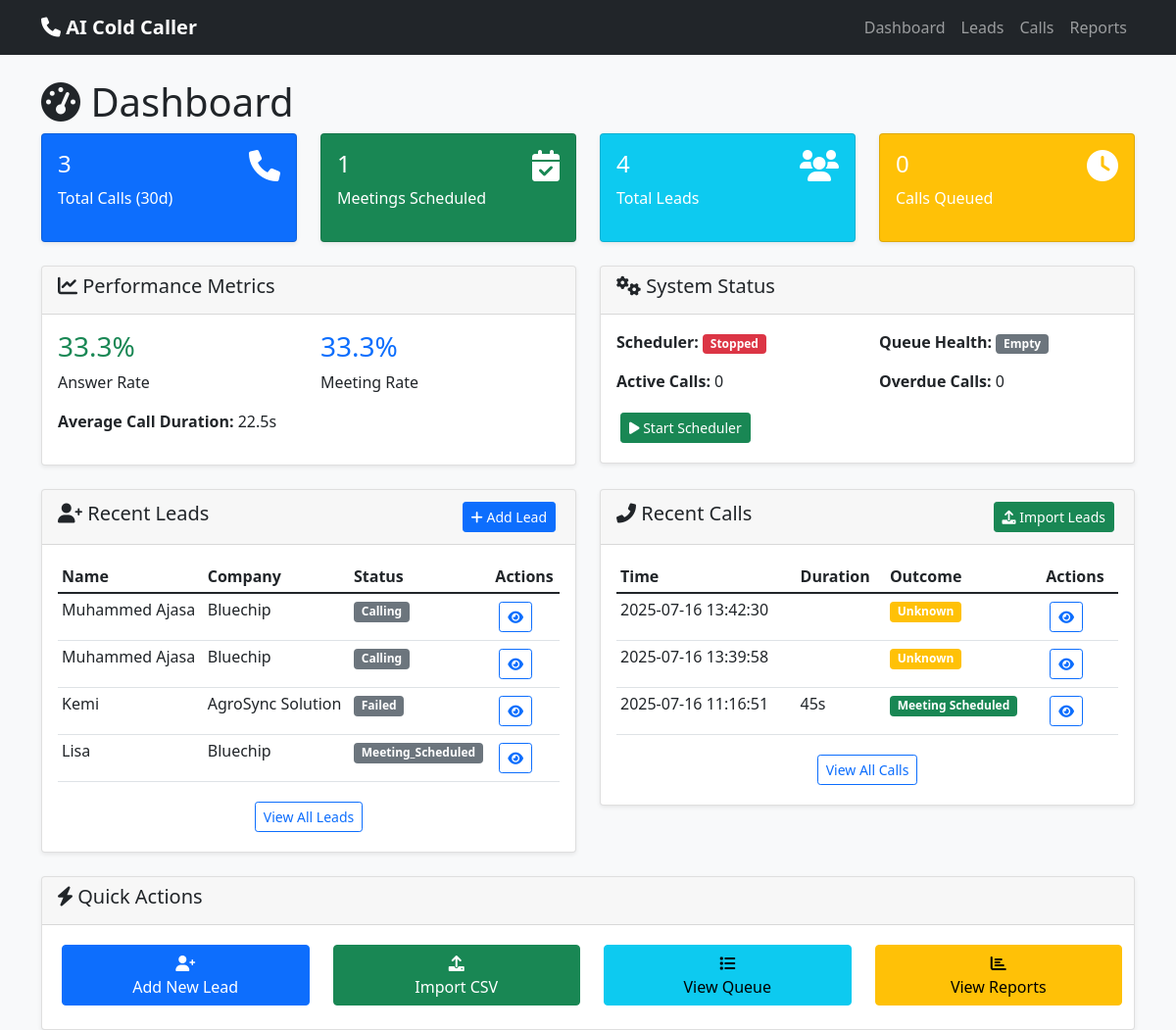
The page / on the database its author committed.
### database/models.py (models this page shows, shortened)
class Lead(Base):
    __tablename__ = 'leads'
    id = Column(Integer, primary_key=True)
    name = Column(String(100), nullable=False)
    phone = Column(String(20), nullable=False, unique=True)
    email = Column(String(100))
    company = Column(String(100))
    industry = Column(String(50))
    title = Column(String(100))
    status = Column(String(20), default='pending')  # pending, calling, called, scheduled, failed, not_interested
    priority = Column(Integer, default=1)  # 1=low, 2=medium, 3=high
    source = Column(String(50))  # csv_import, manual, api, etc.
    notes = Column(Text)
    created_at = Column(DateTime, default=datetime.utcnow)
    updated_at = Column(DateTime, default=datetime.utcnow, onupdate=datetime.utcnow)
    last_called = Column(DateTime)
    call_records = relationship("CallRecord", back_populates="lead", cascade="all, delete-orphan")
    queue_entries = relationship("CallQueue", back_populates="lead", cascade="all, delete-orphan")

class CallRecord(Base):
    __tablename__ = 'call_records'
    id = Column(Integer, primary_key=True)
    lead_id = Column(Integer, ForeignKey('leads.id'), nullable=False)
    twilio_call_sid = Column(String(50), unique=True)
    status = Column(String(20), default='initiated')  # initiated, ringing, answered, completed, failed
    duration = Column(Integer)  # seconds
    outcome = Column(String(30))  # answered, no_answer, busy, meeting_scheduled, rejected, etc.
    transcript = Column(Text)
    ai_summary = Column(Text)
    conversation_turns = Column(Integer, default=0)
    engagement_score = Column(Float)
    google_meet_link = Column(String(200))
    meeting_scheduled_time = Column(DateTime)
    called_at = Column(DateTime, default=datetime.utcnow)
    answered_at = Column(DateTime)
    ended_at = Column(DateTime)
    notes = Column(Text)
    recording_url = Column(String(200))
    lead = relationship("Lead", back_populates="call_records")

### web/dashboard.py (the view)
@app.route('/')
def dashboard():
    try:
        call_stats = get_call_statistics(days=30)
        lead_stats = get_lead_statistics()
        queue_stats = queue_manager.get_queue_statistics()
        scheduler_status = call_scheduler.get_status()
        recent_leads = get_all_leads(limit=10, order_by="created_at")
        recent_calls = get_call_records(limit=10)
        return render_template('dashboard.html',
            call_stats=call_stats,
            lead_stats=lead_stats,
            queue_stats=queue_stats,
            scheduler_status=scheduler_status,
            recent_leads=recent_leads,
            recent_calls=recent_calls
        )
    except Exception as e:
        logger.error(f"Dashboard error: {e}")
        flash(f'Error loading dashboard: {str(e)}', 'error')
        return render_template('error.html', error=str(e))

### web/templates/dashboard.html (shortened to what this page needs)
{% extends "base.html" %}
{% block content %}
<div class="row">
    <div class="col-12">
        <h1><i class="fas fa-tachometer-alt"></i> Dashboard</h1>
    </div>
</div>
<div class="row mb-4">
    <div class="col-md-3">
        <div class="card bg-primary text-white">
            <div class="card-body">
                <div class="d-flex justify-content-between">
                    <div>
                        <h4>{{ call_stats.total_calls or 0 }}</h4>
                        <p>Total Calls (30d)</p>
                    </div>
                    <div>
                        <i class="fas fa-phone fa-2x"></i>
                    </div>
                </div>
            </div>
        </div>
    </div>
    <div class="col-md-3">
        <div class="card bg-success text-white">
            <div class="card-body">
                <div class="d-flex justify-content-between">
                    <div>
                        <h4>{{ call_stats.meetings_scheduled or 0 }}</h4>
                        <p>Meetings Scheduled</p>
                    </div>
                    <div>
                        <i class="fas fa-calendar-check fa-2x"></i>
                    </div>
                </div>
            </div>
        </div>
    </div>
    <div class="col-md-3">
        <div class="card bg-info text-white">
            <div class="card-body">
                <div class="d-flex justify-content-between">
                    <div>
                        <h4>{{ lead_stats.total_leads or 0 }}</h4>
                        <p>Total Leads</p>
                    </div>
                    <div>
                        <i class="fas fa-users fa-2x"></i>
                    </div>
                </div>
            </div>
        </div>
    </div>
    <div class="col-md-3">
        <div class="card bg-warning text-white">
            <div class="card-body">
                <div class="d-flex justify-content-between">
                    <div>
                        <h4>{{ queue_stats.total_pending or 0 }}</h4>
                        <p>Calls Queued</p>
                    </div>
                    <div>
                        <i class="fas fa-clock fa-2x"></i>
                    </div>
                </div>
            </div>
        </div>
    </div>
</div>
<div class="row mb-4">
    <div class="col-md-6">
        <div class="card">
            <div class="card-header">
                <h5><i class="fas fa-chart-line"></i> Performance Metrics</h5>
            </div>
            <div class="card-body">
                <div class="row">
                    <div class="col-6">
                        <h3 class="text-success">{{ call_stats.answer_rate or 0 }}%</h3>
                        <p>Answer Rate</p>
                    </div>
                    <div class="col-6">
                        <h3 class="text-primary">{{ call_stats.meeting_rate or 0 }}%</h3>
                        <p>Meeting Rate</p>
                    </div>
                </div>
                <div class="row">
                    <div class="col-12">
                        <p><strong>Average Call Duration:</strong> {{ call_stats.avg_call_duration | duration }}</p>
                    </div>
                </div>
            </div>
        </div>
    </div>
    <div class="col-md-6">
        <div class="card">
            <div class="card-header">
                <h5><i class="fas fa-cogs"></i> System Status</h5>
            </div>
            <div class="card-body">
                <div class="row">
                    <div class="col-6">
                        <p><strong>Scheduler:</strong>
                            {% if scheduler_status.running %}
                                <span class="badge bg-success">Running</span>
                            {% else %}
                                <span class="badge bg-danger">Stopped</span>
                            {% endif %}
                        </p>
                        <p><strong>Active Calls:</strong> {{ scheduler_status.active_calls or 0 }}</p>
                    </div>
                    <div class="col-6">
                        <p><strong>Queue Health:</strong>
                            {% set health = queue_stats.queue_health or 'unknown' %}
                            {% if health == 'healthy' %}
                                <span class="badge bg-success">{{ health.title() }}</span>
                            {% elif health == 'warning' %}
                                <span class="badge bg-warning">{{ health.title() }}</span>
                            {% elif health == 'critical' %}
                                <span class="badge bg-danger">{{ health.title() }}</span>
                            {% else %}
                                <span class="badge bg-secondary">{{ health.title() }}</span>
                            {% endif %}
                        </p>
                        <p><strong>Overdue Calls:</strong> {{ queue_stats.overdue_calls or 0 }}</p>
                    </div>
                </div>
                <div class="row">
                    <div class="col-12">
                        {% if not scheduler_status.running %}
                            <form method="POST" action="{{ url_for('start_scheduler') }}" class="d-inline">
                                <button type="submit" class="btn btn-success btn-sm">
                                    <i class="fas fa-play"></i> Start Scheduler
                                </button>
                            </form>
                        {% else %}
                            <form method="POST" action="{{ url_for('stop_scheduler') }}" class="d-inline">
                                <button type="submit" class="btn btn-danger btn-sm">
                                    <i class="fas fa-stop"></i> Stop Scheduler
                                </button>
                            </form>
                        {% endif %}
                    </div>
                </div>
            </div>
        </div>
    </div>
</div>
<div class="row">
    <div class="col-md-6">
        <div class="card">
            <div class="card-header d-flex justify-content-between align-items-center">
                <h5><i class="fas fa-user-plus"></i> Recent Leads</h5>
                <a href="{{ url_for('new_lead') }}" class="btn btn-primary btn-sm">
                    <i class="fas fa-plus"></i> Add Lead
                </a>
            </div>
            <div class="card-body">
                {% if recent_leads %}
                    <div class="table-responsive">
                        <table class="table table-sm">
                            <thead>
                                <tr>
                                    <th>Name</th>
                                    <th>Company</th>
                                    <th>Status</th>
                                    <th>Actions</th>
                                </tr>
                            </thead>
                            <tbody>
                                {% for lead in recent_leads[:5] %}
                                <tr>
                                    <td>{{ lead.name }}</td>
                                    <td>{{ lead.company or '-' }}</td>
                                    <td>
                                        <span class="badge bg-{{ 'success' if lead.status == 'scheduled' else 'warning' if lead.status == 'pending' else 'secondary' }}">
                                            {{ lead.status.title() }}
                                        </span>
                                    </td>
                                    <td>
                                        <a href="{{ url_for('lead_detail', lead_id=lead.id) }}" class="btn btn-sm btn-outline-primary">
                                            <i class="fas fa-eye"></i>
                                        </a>
                                    </td>
                                </tr>
                                {% endfor %}
                            </tbody>
                        </table>
                    </div>
                    <div class="text-center">
                        <a href="{{ url_for('leads_list') }}" class="btn btn-outline-primary btn-sm">View All Leads</a>
                    </div>
                {% else %}
                    <p class="text-muted">No leads yet. <a href="{{ url_for('new_lead') }}">Add your first lead</a></p>
                {% endif %}
            </div>
        </div>
    </div>
    <div class="col-md-6">
        <div class="card">
            <div class="card-header d-flex justify-content-between align-items-center">
                <h5><i class="fas fa-phone-alt"></i> Recent Calls</h5>
                <a href="{{ url_for('upload_leads') }}" class="btn btn-success btn-sm">
                    <i class="fas fa-upload"></i> Import Leads
                </a>
            </div>
            <div class="card-body">
                {% if recent_calls %}
                    <div class="table-responsive">
                        <table class="table table-sm">
                            <thead>
                                <tr>
                                    <th>Time</th>
                                    <th>Duration</th>
                                    <th>Outcome</th>
                                    <th>Actions</th>
                                </tr>
                            </thead>
                            <tbody>
                                {% for call in recent_calls[:5] %}
                                <tr>
                                    <td>{{ call.called_at | datetime }}</td>
                                    <td>{{ call.duration | duration }}</td>
                                    <td>
                                        <span class="badge bg-{{ 'success' if call.outcome == 'meeting_scheduled' else 'info' if call.outcome == 'answered' else 'warning' }}">
                                            {{ call.outcome.replace('_', ' ').title() if call.outcome else 'Unknown' }}
                                        </span>
                                    </td>
                                    <td>
                                        <a href="{{ url_for('lead_detail', lead_id=call.lead_id) }}" class="btn btn-sm btn-outline-primary">
                                            <i class="fas fa-eye"></i>
                                        </a>
                                    </td>
                                </tr>
                                {% endfor %}
                            </tbody>
                        </table>
                    </div>
                    <div class="text-center">
                        <a href="{{ url_for('calls_list') }}" class="btn btn-outline-primary btn-sm">View All Calls</a>
                    </div>
                {% else %}
                    <p class="text-muted">No calls yet. Calls will appear here once you start making them.</p>
                {% endif %}
            </div>
        </div>
    </div>
</div>
<div class="row mt-4">
    <div class="col-12">
        <div class="card">
            <div class="card-header">
                <h5><i class="fas fa-bolt"></i> Quick Actions</h5>
            </div>
            <div class="card-body">
                <div class="row">
                    <div class="col-md-3">
                        <a href="{{ url_for('new_lead') }}" class="btn btn-primary w-100 mb-2">
                            <i class="fas fa-user-plus"></i><br>Add New Lead
                        </a>
                    </div>
                    <div class="col-md-3">
                        <a href="{{ url_for('upload_leads') }}" class="btn btn-success w-100 mb-2">
                            <i class="fas fa-upload"></i><br>Import CSV
                        </a>
                    </div>
                    <div class="col-md-3">
                        <a href="{{ url_for('queue_status') }}" class="btn btn-info w-100 mb-2">
                            <i class="fas fa-list"></i><br>View Queue
                        </a>
                    </div>
                    <div class="col-md-3">
                        <a href="{{ url_for('reports') }}" class="btn btn-warning w-100 mb-2">
                            <i class="fas fa-chart-bar"></i><br>View Reports
                        </a>
                    </div>
                </div>
            </div>
        </div>
    </div>
</div>
{% endblock %}

### web/templates/base.html (shortened to what this page needs)
<!DOCTYPE html>
<html lang="en">
<head>
    <link href="https://cdn.jsdelivr.net/npm/bootstrap@5.1.3/dist/css/bootstrap.min.css" rel="stylesheet">
    <link href="https://cdnjs.cloudflare.com/ajax/libs/font-awesome/6.0.0/css/all.min.css" rel="stylesheet">
</head>
<body>
    <nav class="navbar navbar-expand-lg navbar-dark bg-dark">
        <div class="container">
            <a class="navbar-brand" href="/">
                <i class="fas fa-phone"></i> AI Cold Caller
            </a>
            <div class="navbar-nav ms-auto">
                <a class="nav-link" href="/">Dashboard</a>
                <a class="nav-link" href="/leads">Leads</a>
                <a class="nav-link" href="/calls">Calls</a>
                <a class="nav-link" href="/reports">Reports</a>
            </div>
        </div>
    </nav>
    <div class="container mt-4">
        {% block content %}{% endblock %}
    </div>
</body>
</html>

### rows shown on the page
Lead: name "Muhammed Ajasa", company "Bluechip", status "Calling"
Lead: name "Muhammed Ajasa", company "Bluechip", status "Calling"
Lead: name "Kemi", company "AgroSync Solution", status "Failed"
Lead: name "Lisa", company "Bluechip", status "Meeting_Scheduled"
CallRecord: called_at "2025-07-16 13:42:30", outcome.replace "Unknown"
CallRecord: called_at "2025-07-16 13:39:58", outcome.replace "Unknown"
CallRecord: called_at "2025-07-16 11:16:51", duration|duration "45s", outcome.replace "Meeting Scheduled"

### other values the page prints
{{ call_stats.total_calls or 0 }} "3"
{{ call_stats.meetings_scheduled or 0 }} "1"
{{ lead_stats.total_leads or 0 }} "4"
{{ queue_stats.total_pending or 0 }} "0"
{{ call_stats.answer_rate or 0 }} "33.3"
{{ call_stats.meeting_rate or 0 }} "33.3"
{{ call_stats.avg_call_duration | duration }} "22.5s"
{{ scheduler_status.active_calls or 0 }} "0"
{{ health.title() }} "Empty"
{{ queue_stats.overdue_calls or 0 }} "0"
